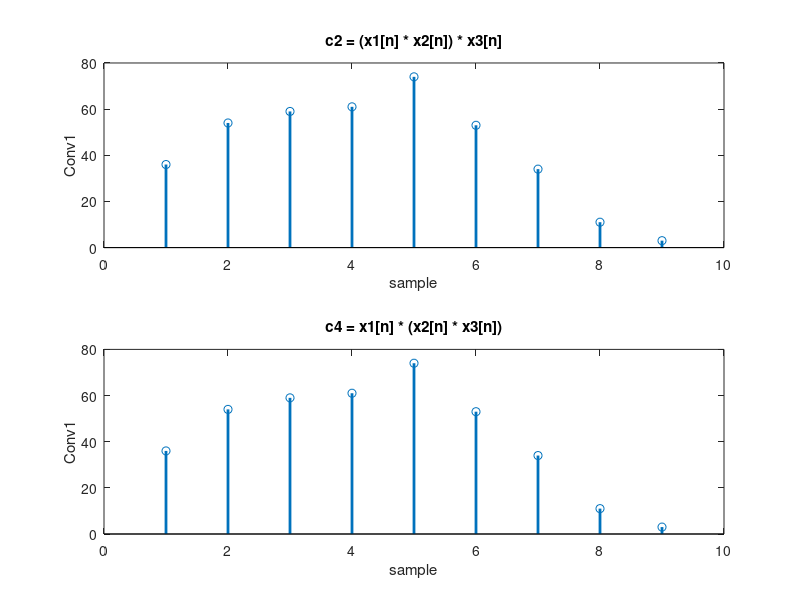

Source code (MATLAB):
clc;
close all;
clear all;
%given signal x1[n]
x1 = [3 1 1];
%given signal x2[n]
x2 = [4 2 1];
%given signal x3[n]
x3 = [3 2 1 2 3];
%Show that (x1[n] * x2[n]) * x3[n] = x1[n] * (x2[n] * x3[n])
%Taking Left hand side
%firstly convolving x1[n] and x2[n]
c1 = conv(x1,x2);
%now convolving x1[n] and x2[n] with x3[n]
c2 = conv(c1,x3);
%Taking Right hand side
%firstly convolving x2[n] and x3[n]
c3 = conv(x2,x3);
%now convolving  x1[n] with x2[n] and x3[n]
c4 = conv(x1,c3);
%now lets plot
%firslty plotting c2 = (x1[n] * x2[n]) * x3[n]
subplot(2,1,1);
stem(c2,'linewidth',2);
xlabel('sample');
ylabel('Conv1');
title('c2 = (x1[n] * x2[n]) * x3[n]')
%now plotting c4 = x1[n] * (x2[n] * x3[n])
subplot(2,1,2);
stem(c4,'linewidth',2);
xlabel('sample');
ylabel('Conv1');
title('c4 = x1[n] * (x2[n] * x3[n])');
